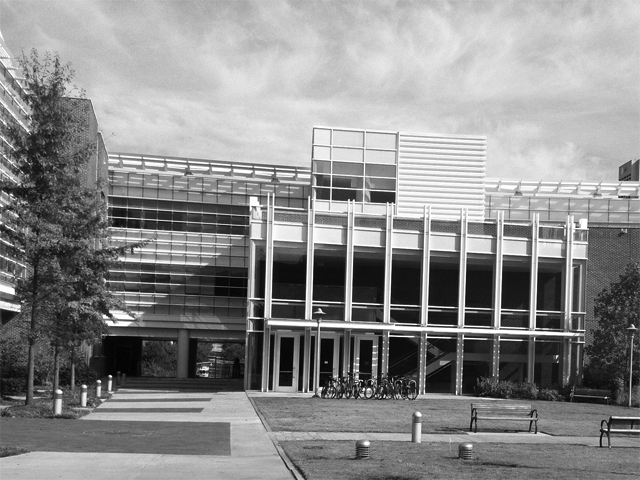
#> input picture computerVision/ps4_python/input/transA.jpg, 640 x 480 px
$ python ps4.py   (Python 2 division)   (older library calls are emulated)
#> lines starting #> are read from the running program, lines starting #| are printed output that depends on the picture; after the words box and inside, x2 and y2 are one past the last pixel; in counts of white or black regions, pixels touching at a corner belong together
# Problem Set 4
# Jonathan Hudgins (jhudgins8)
# CS4495 Spring 2015 OMS
# GTID: 903050550

import cv2
import numpy as np
import argparse
import scipy.ndimage
import scipy.signal
import math
import sys
import random


def gaussian(sigma, size):
    m = np.zeros((size, size))
    m[size/2, size/2] = 1
    return scipy.ndimage.gaussian_filter(m, sigma)


def stack_gradient_pair(img):
    sobelx = cv2.Sobel(img, cv2.CV_8U, 1, 0, ksize=3)
    sobely = cv2.Sobel(img, cv2.CV_8U, 0, 1, ksize=3)
    result = np.hstack((sobelx, sobely))
    result = np.absolute(result)
    return result


def harris(image, alpha, size):
    gaussian_matrix = gaussian(1, size)

    sobelx = cv2.Sobel(image, cv2.CV_8U, 1, 0, ksize=3)
    sobely = cv2.Sobel(image, cv2.CV_8U, 0, 1, ksize=3)
    sobelx = sobelx.astype(np.float)
    sobely = sobely.astype(np.float)

    #                  [ Ix^2    IxIy ]
    # M = sum ( w(x,y) [              ] )
    #      x,y         [ IxIy    Iy^2 ]
    #
    #
    # R = det(M) - alpha * trance(M)^2
    #

    ixSquared = np.multiply(sobelx, sobelx)
    iySquared = np.multiply(sobely, sobely)
    ixy = np.multiply(sobelx, sobely)

    m11 = scipy.signal.convolve2d(ixSquared, gaussian_matrix, mode='same', boundary='wrap')
    m12 = scipy.signal.convolve2d(ixy, gaussian_matrix, mode='same', boundary='wrap')
    m22 = scipy.signal.convolve2d(iySquared, gaussian_matrix, mode='same', boundary='wrap')
    det = np.multiply(m11, m22) - np.multiply(m12, m12)
    trace = m11 + m22
    R = det - alpha * np.multiply(trace, trace)

    return R, sobely, sobely


def normalize_image(image):
    max_value = image.max()
    min_value = image.min()
    image = (image - min_value) / (max_value - min_value)
    return image


def non_max_suppress(image, size):
    # get max value of each block
    domain = np.ones((size, size))
    local_maxes = scipy.signal.order_filter(image, domain, size * size - 1)
    result = np.copy(image)
    result[result != local_maxes] = 0.0
    result[result > 0.0] = 1.0
    return result


def overlay_corners(input_image, non_max_suppressed_image):
    line_magnitude = 12
    # change to a colored image
    overlayed = cv2.cvtColor(input_image, cv2.COLOR_GRAY2RGB)

    # loop through indices that are non-zero
    index_list = np.where(non_max_suppressed_image > 0)
    for indices in zip(*index_list):
        x = indices[1]
        y = indices[0]
        cv2.circle(overlayed, (x, y), radius=4, color=(0, 0, 255), thickness=2)
    return overlayed


def compute_relative_angles(gradienty, gradientx, local_region_size):
    absolute_angles = np.arctan2(gradienty, gradientx)
    window = np.ones((local_region_size, local_region_size))
    window = window / window.size
    average_angles = scipy.signal.convolve2d(absolute_angles, window, mode='same', boundary='wrap')
    relative_angles = absolute_angles - average_angles
    return relative_angles


def generate_keypoints(non_max_suppressed_image, angles, local_region_size):
    index_list = np.where(non_max_suppressed_image > 0)
    key_points = list()
    for indices in zip(*index_list):
        x = indices[1]
        y = indices[0]
        angle = angles[y, x]
        key_points.append(cv2.KeyPoint(x, y, _size=local_region_size, _angle=angle*180/math.pi, _octave=0))
    return key_points


# [117 lines left out: functions draw_matches, get_match_delta, ransac_translation, ransac_similarity, not called in this run]

def part1():
    # read images
    img_transA = cv2.imread('input/transA.jpg', cv2.IMREAD_GRAYSCALE)
#> img_transA is the input picture: shape (480, 640); min 0, max 255, mean 139
    img_simA = cv2.imread('input/simA.jpg', cv2.IMREAD_GRAYSCALE)
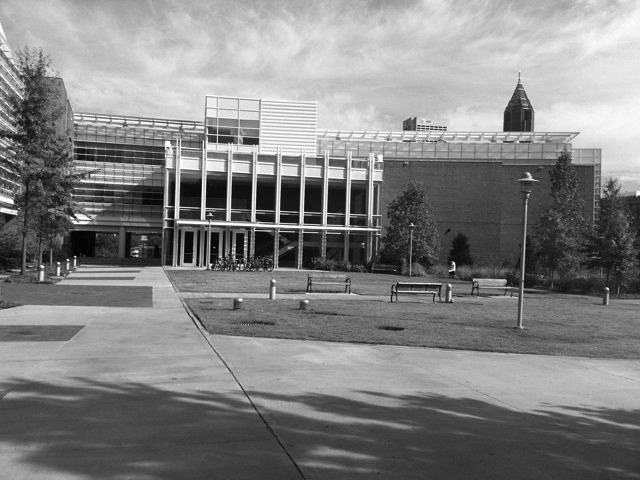
#> input picture computerVision/ps4_python/input/simA.jpg, 640 x 480 px
#> img_simA is the input picture: shape (480, 640); min 0, max 255, mean 130.6

    # output images
    cv2.imwrite('output/ps4-1-a-1.png', stack_gradient_pair(img_transA))
    cv2.imwrite('output/ps4-1-a-2.png', stack_gradient_pair(img_simA))
#> in stack_gradient_pair (call 2), `result = np.hstack((sobelx, sobely))`:
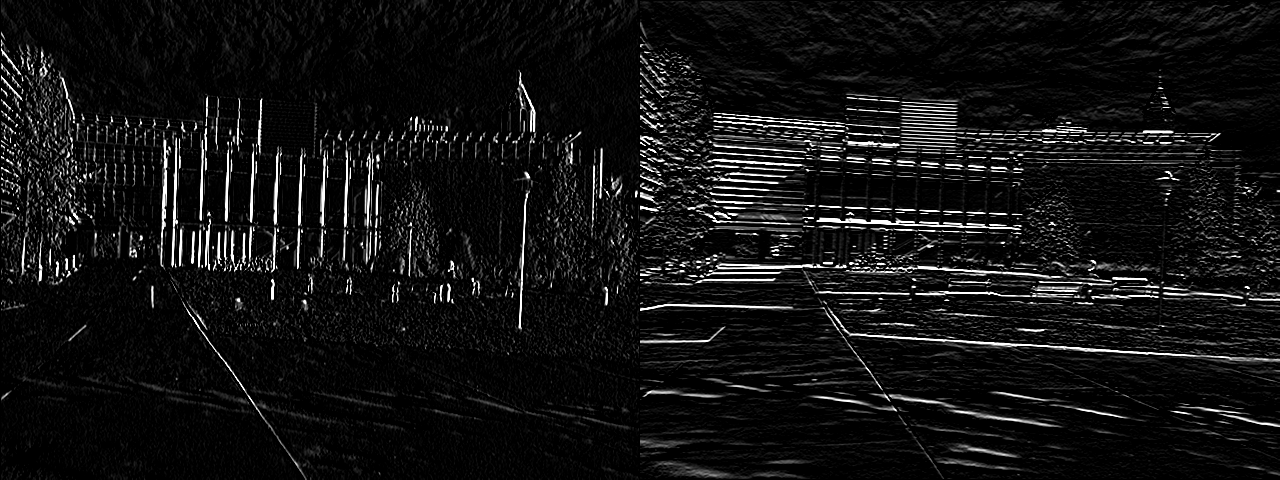
#> result: shape (480, 1280); min 0, max 255, mean 18.3


def part1bc():
    alpha = 0.06
    threshold = 0.5
    local_region_size = 7
    filenames = [
        ['check', 'input/check.bmp', 'output/check-harris.png', 'output/check-corners.png'],
        ['check_rot', 'input/check_rot.bmp', 'output/check_rot-harris.png', 'output/check_rot-corners.png'],
        ['transA', 'input/transA.jpg', 'output/ps4-1-b-1.png', 'output/ps4-1-c-1.png'],
        ['transB', 'input/transB.jpg', 'output/ps4-1-b-2.png', 'output/ps4-1-c-2.png'],
        ['simA', 'input/simA.jpg', 'output/ps4-1-b-3.png', 'output/ps4-1-c-3.png'],
        ['simB', 'input/simB.jpg', 'output/ps4-1-b-4.png', 'output/ps4-1-c-4.png'],
    ]

    input_images = dict()
    key_points_dict = dict()
    for key, infile, outfile, cornerfile in filenames:
        input_image = cv2.imread(infile, cv2.IMREAD_GRAYSCALE)
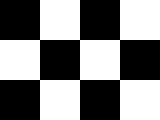
#> input picture computerVision/ps4_python/input/check.bmp, 160 x 120 px
#> input_image: shape (120, 160); 50% white; 1 white region, box (x1, y1, x2, y2) and area: (0, 0, 160, 120) 9600
        input_images[key] = input_image
        harris_values, gradientx, gradienty = harris(input_image, alpha, 5)
#> in harris, `sobelx = cv2.Sobel(image, cv2.CV_8U, 1, 0, ksize=3)`: sobelx: shape (120, 160); 2.1% white in thin lines or dots, all inside (x1, y1, x2, y2) = (39, 0, 121, 120)
#> in harris, `sobely = cv2.Sobel(image, cv2.CV_8U, 0, 1, ksize=3)`: sobely: shape (120, 160); 1.7% white in thin lines or dots, all inside (x1, y1, x2, y2) = (0, 39, 160, 81)
#> in harris, `ixy = np.multiply(sobelx, sobely)`: ixy: shape (120, 160) float64; values 0 (black) and 65025 (white), 0.03% white in thin lines or dots, all inside (x1, y1, x2, y2) = (39, 39, 121, 81)
#> in harris, `R = det - alpha * np.multiply(trace, trace)`:
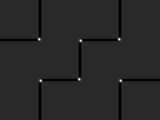
#> R: shape (120, 160) float64; min -104254325.2, max 538991452.6, mean -3645420.4; drawn with min black and max white
        normalized_image = normalize_image(harris_values)
#> in normalize_image, `max_value = image.max()`: max_value = 538991452.6
#> in normalize_image, `min_value = image.min()`: min_value = -104254325.2

        cv2.imwrite(outfile, (normalized_image * 255.).astype(np.uint8))

        actual_threshold = max(threshold, np.median(normalized_image) * 1.15)
#> actual_threshold = 0.5
        threshold_image = np.copy(normalized_image)
        threshold_image[threshold_image<actual_threshold] = 0
        non_max_suppressed_image = non_max_suppress(threshold_image, local_region_size)
#> in non_max_suppress, `local_maxes = scipy.signal.order_filter(image, domain, size * size - 1)`:
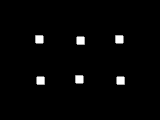
#> local_maxes: shape (120, 160) float64; min 0, max 1, mean 0.0206

        overlayed = overlay_corners(input_image, non_max_suppressed_image)
#> in overlay_corners, overlayed is the input picture: shape (120, 160, 3); 50% white; 1 white region, box (x1, y1, x2, y2) and area: (0, 0, 160, 120) 9600
#> in overlay_corners, `index_list = np.where(non_max_suppressed_image > 0)`: index_list = ([39, 39, 40, 79, 80, 80], [39, 119, 80, 79, 40, 120])
#> the loop in overlay_corners, `for indices in zip(*index_list):` made 6 passes
#> (indices, x, y) on passes 2, 3, 5, 6: ((39, 119), 119, 39), ((40, 80), 80, 40), ((80, 40), 40, 80), ((80, 120), 120, 80)
#> (x, y) on passes 1, 4: (39, 39), (79, 79)
#> after the loop in overlay_corners, `for indices in zip(*index_list):`:
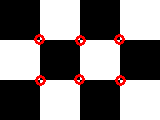
#> overlayed: shape (120, 160, 3); 2.12% of pixels changed, all inside (x1, y1, x2, y2) = (34, 34, 126, 86)
        cv2.imwrite(cornerfile, overlayed)

        # part2
        angles = compute_relative_angles(gradienty, gradientx, local_region_size)
#> in compute_relative_angles, `relative_angles = absolute_angles - average_angles`:
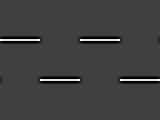
#> relative_angles: shape (120, 160) float64; min -0.224, max 0.657, mean 3.05e-18; drawn with min black and max white
        key_points = generate_keypoints(non_max_suppressed_image, angles, local_region_size)
#> the loop in generate_keypoints, `for indices in zip(*index_list):` made 1 pass
#> (x, y, angle) on pass 1: (39, 39, 0.657)
#> after the loop in generate_keypoints, `for indices in zip(*index_list):`: key_points = []
        key_points_dict[key] = key_points

    paired_filenames = [
        ['check', 'check_rot', 'output/check_angles.png', 'output/matches.png'],
        ['transA', 'transB', 'output/ps4-2-a-1.png', 'output/ps4-2-b-1.png'],
        ['simA', 'simB', 'output/ps4-2-a-2.png', 'output/ps4-2-b-2.png'],
    ]

    sift = cv2.SIFT()
    bfm = cv2.BFMatcher()
    for key_src, key_dst, outfile, matches_file in paired_filenames:
        input_color_src = cv2.cvtColor(input_images[key_src], cv2.COLOR_GRAY2RGB)
        input_color_dst = cv2.cvtColor(input_images[key_dst], cv2.COLOR_GRAY2RGB)
        keypoint_image_src = cv2.drawKeypoints(input_color_src,
                                                key_points_dict[key_src],
                                                color=(0,0,255),
                                                flags=cv2.DRAW_MATCHES_FLAGS_DRAW_RICH_KEYPOINTS)
        keypoint_image_dst = cv2.drawKeypoints(input_color_dst,
                                                key_points_dict[key_dst],
                                                color=(0,0,255),
                                                flags=cv2.DRAW_MATCHES_FLAGS_DRAW_RICH_KEYPOINTS)
        keypoint_image = np.hstack((keypoint_image_src, keypoint_image_dst))
        cv2.imwrite(outfile, keypoint_image)

        points_src, descriptor_src = sift.compute(input_images[key_src], key_points_dict[key_src])
        points_dst, descriptor_dst = sift.compute(input_images[key_dst], key_points_dict[key_dst])
        matches = bfm.match(descriptor_src, descriptor_dst)

        matches_image = draw_matches(input_color_src, input_color_dst, matches, points_src, points_dst)
        cv2.imwrite(matches_file, matches_image)


        # now get a RANSAC consensus for translation images
        if key_src == 'transA':
            translation, consensus_set = ransac_translation(points_src, points_dst, matches)
            consensus_image = draw_matches(input_color_src, input_color_dst, consensus_set, points_src, points_dst)
            cv2.imwrite('output/ps4-3-b-1.png', consensus_image)
            print "translation: {}".format(translation)
            print "translation percent: {:.1f}%".format(100*len(consensus_set)/float(len(matches)))
            print

        if key_src == 'simA':
            similarity_matrix, consensus_set = ransac_similarity(points_src, points_dst, matches)
            consensus_image = draw_matches(input_color_src, input_color_dst, consensus_set, points_src, points_dst)
            cv2.imwrite('output/ps4-3-b-2.png', consensus_image)
            print "similarity matrix:"
            print similarity_matrix
            print "similarity percent: {:.1f}%".format(100*len(consensus_set)/float(len(matches)))
            print


if __name__ == '__main__':
    part1()
#> (the run stopped early here; a loop or call above may not have finished)
